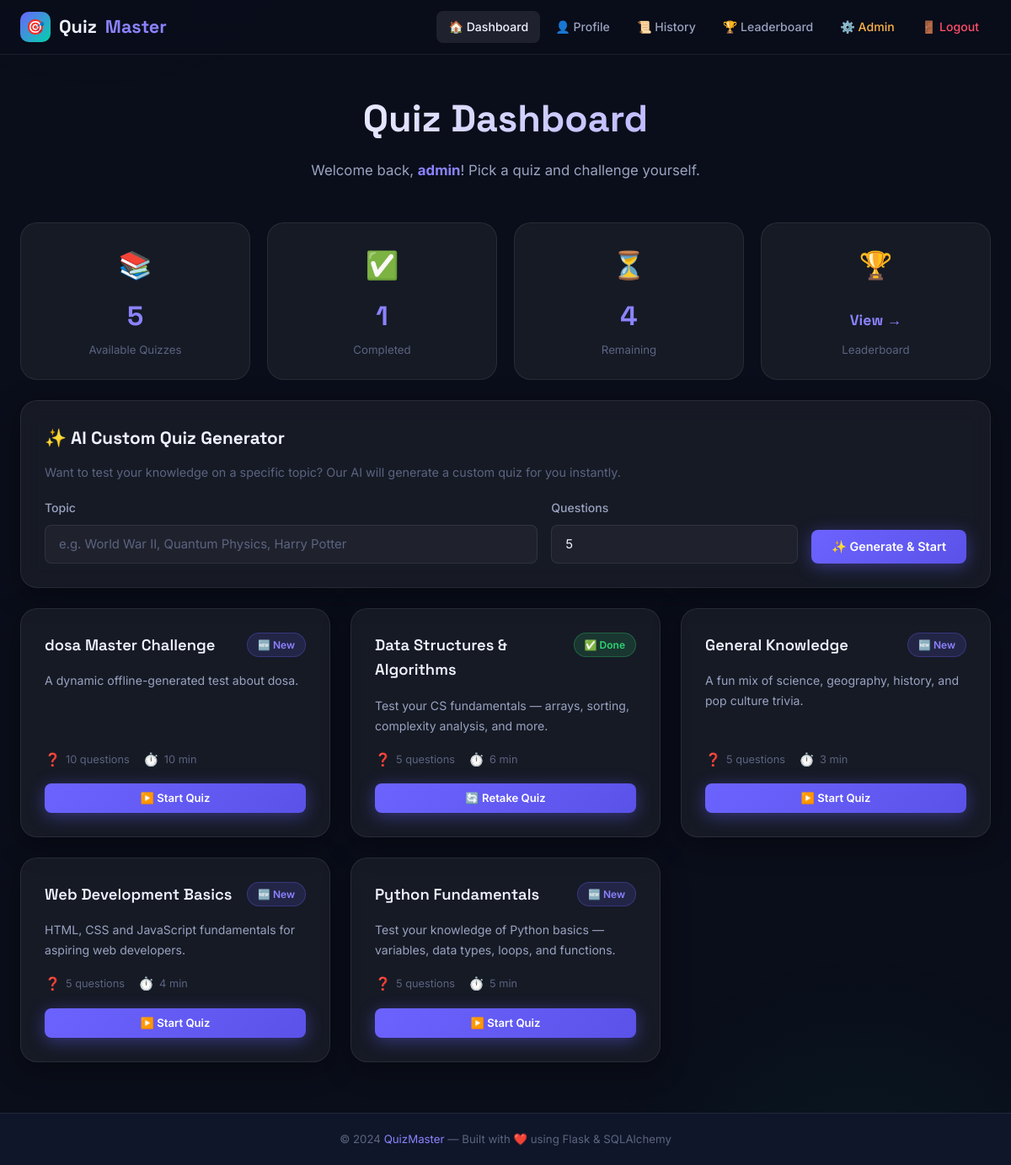
The page /dashboard (signed in) on the database as committed earlier.
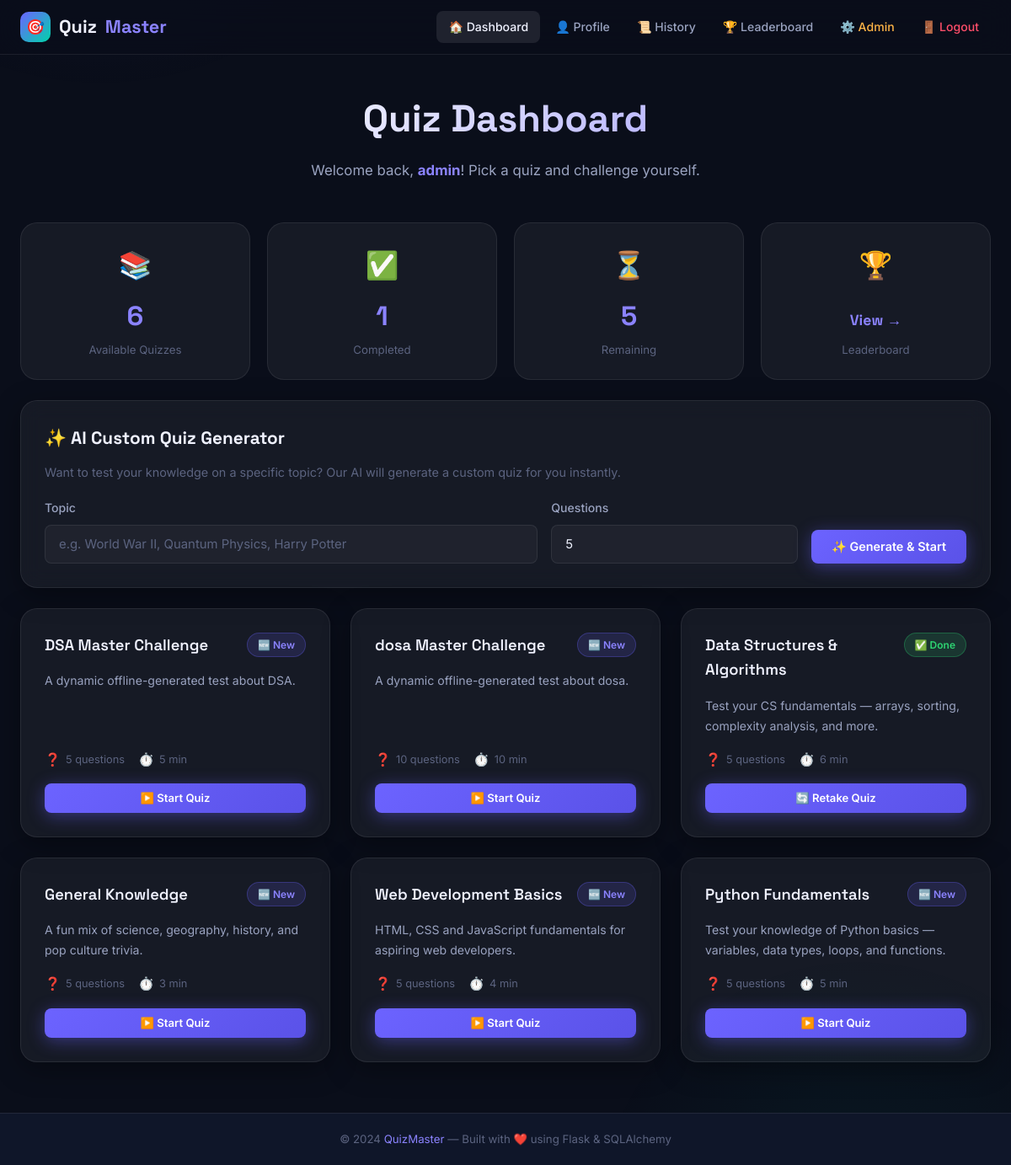
The same page on the database as committed later.
### models.py (models this page shows, shortened)
class Quiz(db.Model):
    __tablename__ = 'quizzes'
    id = db.Column(db.Integer, primary_key=True)
    title = db.Column(db.String(200), nullable=False)
    description = db.Column(db.Text, nullable=False)
    time_limit = db.Column(db.Integer, default=0)  # 0 = no limit, else seconds
    created_at = db.Column(db.DateTime, default=datetime.utcnow)
    questions = db.relationship('Question', backref='quiz', lazy=True, cascade='all, delete-orphan')
    results = db.relationship('Result', backref='quiz', lazy=True, cascade='all, delete-orphan')
    def question_count(self):
        return len(self.questions)

### app.py (the view)
@app.route('/dashboard')
@login_required
def dashboard():
    quizzes = Quiz.query.order_by(Quiz.created_at.desc()).all()
    attempted_ids = set(
        r.quiz_id for r in Result.query.filter_by(user_id=session['user_id']).all()
    )
    return render_template('dashboard.html',
                           quizzes=quizzes,
                           attempted_ids=attempted_ids)

### app.py (called while the page is built)
def login_required(f):
    @wraps(f)
    def decorated(*args, **kwargs):
        if 'user_id' not in session:
            flash('Please log in to continue.', 'warning')
            return redirect(url_for('login'))
        return f(*args, **kwargs)
    return decorated

### templates/dashboard.html (shortened to what this page needs)
{% extends 'base.html' %}
{% block content %}
<div class="container">
  <div class="page-header fade-in">
    <h1>Quiz Dashboard</h1>
    <p>Welcome back, <strong style="color:var(--accent-light)">{{ session.username }}</strong>! Pick a quiz and challenge yourself.</p>
  </div>
  <div class="stats-grid mb-3">
    <div class="stat-card">
      <div class="stat-icon">📚</div>
      <div class="stat-number">{{ quizzes|length }}</div>
      <div class="stat-label">Available Quizzes</div>
    </div>
    <div class="stat-card">
      <div class="stat-icon">✅</div>
      <div class="stat-number">{{ attempted_ids|length }}</div>
      <div class="stat-label">Completed</div>
    </div>
    <div class="stat-card">
      <div class="stat-icon">⏳</div>
      <div class="stat-number">{{ quizzes|length - attempted_ids|length }}</div>
      <div class="stat-label">Remaining</div>
    </div>
    <div class="stat-card">
      <div class="stat-icon">🏆</div>
      <div class="stat-number">
        <a href="{{ url_for('leaderboard') }}" style="color:var(--accent-light);font-size:1.1rem">View →</a>
      </div>
      <div class="stat-label">Leaderboard</div>
    </div>
  </div>
  <div class="card fade-in mb-3" style="animation-delay:0.05s;">
    <h2 style="font-family:'Space Grotesk',sans-serif; font-size:1.3rem; margin-bottom:12px;">✨ AI Custom Quiz Generator</h2>
    <p style="color:var(--text-muted); font-size:0.9rem; margin-bottom:20px;">Want to test your knowledge on a specific topic? Our AI will generate a custom quiz for you instantly.</p>
    <form method="POST" action="{{ url_for('generate_quiz') }}" style="display:flex; gap:16px; flex-wrap:wrap; align-items:flex-end;">
      <div class="form-group" style="margin-bottom:0; flex:2; min-width:200px;">
        <label class="form-label" for="topic">Topic</label>
        <input type="text" id="topic" name="topic" class="form-control" placeholder="e.g. World War II, Quantum Physics, Harry Potter" required>
      </div>
      <div class="form-group" style="margin-bottom:0; flex:1; min-width:120px;">
        <label class="form-label" for="num_questions">Questions</label>
        <input type="number" id="num_questions" name="num_questions" class="form-control" value="5" min="3" max="25" required>
      </div>
      <button type="submit" class="btn btn-primary" onclick="this.innerHTML='⏳ Generating...';">✨ Generate & Start</button>
    </form>
  </div>
  {% if quizzes %}
  <div class="quiz-grid">
    {% for quiz in quizzes %}
    <div class="quiz-card">
      <div class="quiz-card-header">
        <h3>{{ quiz.title }}</h3>
        {% if quiz.id in attempted_ids %}
          <span class="quiz-card-badge badge-attempted">✅ Done</span>
        {% else %}
          <span class="quiz-card-badge badge-new">🆕 New</span>
        {% endif %}
      </div>
      <p>{{ quiz.description }}</p>
      <div class="quiz-meta">
        <div class="quiz-meta-item">
          <span class="icon">❓</span>
          <span>{{ quiz.question_count() }} questions</span>
        </div>
        {% if quiz.time_limit > 0 %}
        <div class="quiz-meta-item">
          <span class="icon">⏱️</span>
          <span>{{ (quiz.time_limit // 60) }} min</span>
        </div>
        {% else %}
        <div class="quiz-meta-item">
          <span class="icon">∞</span>
          <span>No time limit</span>
        </div>
        {% endif %}
      </div>
      <a href="{{ url_for('quiz', quiz_id=quiz.id) }}" class="btn btn-primary btn-sm" id="start-quiz-{{ quiz.id }}">
        {% if quiz.id in attempted_ids %}🔄 Retake Quiz{% else %}▶️ Start Quiz{% endif %}
      </a>
    </div>
    {% endfor %}
  </div>
  {% endif %}
</div>
{% endblock %}

### templates/base.html (shortened to what this page needs)
<!DOCTYPE html>
<html lang="en">
<head>
  <link rel="stylesheet" href="{{ url_for('static', filename='css/style.css') }}">
</head>
<body>
<div class="page-wrapper">
  {% if session.user_id %}
  <nav class="navbar" role="navigation" aria-label="Main navigation">
    <div class="navbar-inner">
      <a href="{{ url_for('dashboard') }}" class="navbar-brand">
        <span class="brand-icon">🎯</span>
        Quiz<span class="brand-accent">Master</span>
      </a>
      <ul class="navbar-nav" id="navbar-nav">
        <li><a href="{{ url_for('dashboard') }}" {% if request.endpoint == 'dashboard' %}class="active"{% endif %}>
          🏠 Dashboard
        </a></li>
        <li><a href="{{ url_for('profile') }}" {% if request.endpoint == 'profile' %}class="active"{% endif %}>
          👤 Profile
        </a></li>
        <li><a href="{{ url_for('history') }}" {% if request.endpoint == 'history' %}class="active"{% endif %}>
          📜 History
        </a></li>
        <li><a href="{{ url_for('leaderboard') }}" {% if request.endpoint == 'leaderboard' %}class="active"{% endif %}>
          🏆 Leaderboard
        </a></li>
        {% if session.is_admin %}
        <li><a href="{{ url_for('admin') }}" class="nav-admin" {% if request.endpoint == 'admin' %}style="background:rgba(255,181,71,0.12)"{% endif %}>
          ⚙️ Admin
        </a></li>
        {% endif %}
        <li><a href="{{ url_for('logout') }}" class="nav-logout">🚪 Logout</a></li>
      </ul>
    </div>
  </nav>
  {% endif %}
  <main>
    {% block content %}{% endblock %}
  </main>
  <footer>
    <p>© 2024 <a href="{{ url_for('dashboard') if session.user_id else url_for('login') }}">QuizMaster</a> — Built with ❤️ using Flask &amp; SQLAlchemy</p>
  </footer>
</div>
</body>
</html>

Rows that differ between the two databases and show on the page:
added Quiz: title "DSA Master Challenge", shows "🆕 New", description "A dynamic offline-generated test about DSA.", question_count "5", time_limit "5", shows "▶️ Start Quiz"
Other text that changed with them:
{{ quizzes|length }}: "5" → "6"
{{ quizzes|length - attempted_ids|length }}: "4" → "5"
